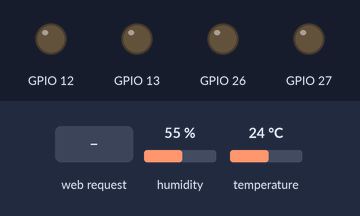
A sketch run on a simulated ESP32. On the bench: output pins drawn as LEDs (lit = HIGH). The test bench sets the inputs (shaded band); at power-on: humidity 55 %, temperature 24 °C. WiFi joins after 1.5 s; servers stay silent unless stated; what the sketch prints to the serial monitor is not drawn.

Above: at 2.7 s.
2.8 s: HTTP request GET /?acao=gpio0On received
At 3.5 s:
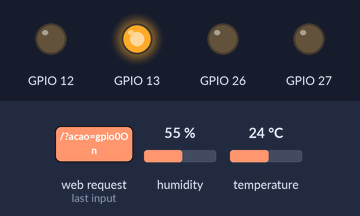
4.3 s: HTTP request GET /?acao=gpio2On received
At 5.0 s:
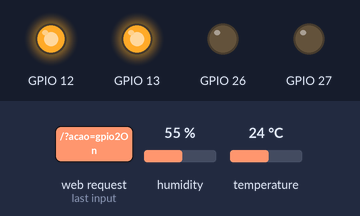
5.8 s: HTTP request GET /?acao=gpio0Off received
At 7.0 s:
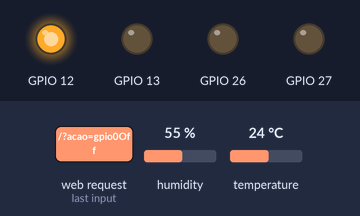
7.3 s: HTTP request GET /?acao=gpio4On received
At 8.5 s:
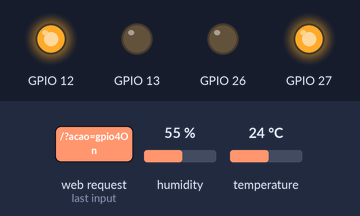
8.8 s: HTTP request GET /?acao=gpio2Off received
At 9.3 s:
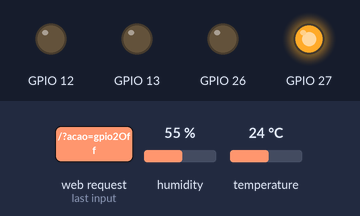
10.3 s: HTTP request GET /?acao=gpio4Off received
At 10.8 s:
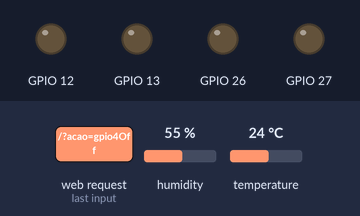
Timing chart, 0 to 12.8 s (numbered marks = the images above; inputs shaded):
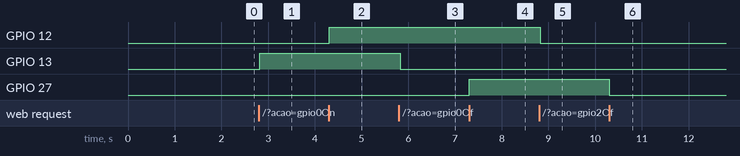

Measured:
- after the input at 2.8 s, GPIO 13: LOW → HIGH at once
- after the input at 4.3 s, GPIO 12: LOW → HIGH at once
- after the input at 5.8 s, GPIO 13: HIGH → LOW at once
- after the input at 7.3 s, GPIO 27: LOW → HIGH at once
- after the input at 8.8 s, GPIO 12: HIGH → LOW at once
- after the input at 10.3 s, GPIO 27: HIGH → LOW at once

The sketch:

ESP32_ACIONEMENTO_SEM_FIO.ino
```cpp
/*
Diego Tamiozzo
Acionamento sem fio com ESP32 utilizando HTML
Necessita estar conectado na mesma rede WIFI
Este código permite controlar quatro saídas digitais e exibir informações de
temperatura e umidade em uma página da web acessível via Wi-Fi.
Quando o cliente faz uma solicitação HTTP, o ESP32 responde com a página HTML apropriada e realiza
as ações de controle das saídas.
*/

// Bibliotecas utilizadas
#include <WiFi.h>
#include <ESPmDNS.h> // Para mDNS
#include <DHT.h>

#define DHTPIN 14    // Pino onde o sensor DHT11 está conectado
#define DHTTYPE DHT11
DHT dht(DHTPIN, DHTTYPE);

WiFiServer server(80);

void setup() {
  Serial.begin(9600);
  pinMode(13, OUTPUT);
  pinMode(12, OUTPUT);
  pinMode(27, OUTPUT);
  pinMode(26, OUTPUT);
  digitalWrite(13, LOW);
  digitalWrite(12, LOW);
  digitalWrite(27, LOW);
  digitalWrite(26, LOW);
  Serial.print("Conectando");

  WiFi.begin("REPETIDOR", "CORCEL1973"); // Incluir "rede WIFi", "Senha"

  while (WiFi.status() != WL_CONNECTED) {
    delay(100);
    Serial.print(".");
  }

  Serial.println("");
  Serial.println("Conectou");

  server.begin();

  Serial.print("Server em: ");
  Serial.println(WiFi.localIP());

  if (MDNS.begin("esp32")) {
    Serial.println("mDNS responder started");
  }

  dht.begin();  // Inicializa o sensor DHT11
}

void loop() {
  WiFiClient client = server.available();

  if (!client) {
    return;
  }

  Serial.println("Novo cliente conectou");

  while (!client.available()) {
    delay(100);
  }

  String req = client.readStringUntil('\r');
  Serial.print("Requisição: ");
  Serial.println(req);

  float humidity = dht.readHumidity();
  float temperature = dht.readTemperature();

  String dhtData = "<div id='dht-container' class='dht-container'>"
                   "<div class='dht-data'>"
                   "<p>Temperatura: <span id='temperature'>" + String(temperature, 1) + "&deg;C</span></p>"
                   "<p>Umidade: <span id='humidity'>" + String(humidity, 1) + "</span>%</p>"
                   "</div>"
                   "</div>";

  String html =
    "<html>"
    "<head>"
    "<meta name='viewport' content='width=device-width, initial-scale=1, user-scalable=no'/>"
    "<title>ESP32</title>"
    "<style>"
    "body{"
    "text-align: center;"
    "font-family: sans-serif;"
    "font-size:14px;"
    "padding: 25px;"
    "}"
    "p{"
    "color:#444;"
    "}"
    "h1{"
    "color: #1fa3ec;"
    "}"
    ".button-container{"
    "display: inline-block;"
    "margin: 10px;"
    "}"
    ".button-container p{"
    "margin-bottom: 5px;"
    "}"
    "button{"
    "outline: none;"
    "border: 2px solid #1fa3ec;"
    "border-radius:18px;"
    "background-color:#FFF;"
    "color: #1fa3ec;"
    "padding: 10px 50px;"
    "}"
    "button:active{"
    "color: #fff;"
    "background-color:#1fa3ec;"
    "}"
    ".dht-data{"
    "border: 1px solid #ccc;"
    "padding: 10px;"
    "margin-top: 20px;"
    "}"
    ".update-button {"
    "margin-top: 20px;"
    "}"
    "</style>"
    "<script>"
    "function updateDHTValues(temperature, humidity) {"
    "    document.getElementById('temperature').textContent = temperature.toFixed(1);"
    "    document.getElementById('humidity').textContent = humidity.toFixed(1);"
    "}"
    "</script>"
    "</head>"
    "<body>"
    "<h1>Acionamento sem fio</h1>"
    "<h1>Diego Tamiozzo</h1>"
    "<div class='button-container'>"
    "<p>SAIDA 01</p>"
    "<p><a href='?acao=gpio0On'><button>ON</button></a></p>"
    "<p><a href='?acao=gpio0Off'><button>OFF</button></a></p>"
    "</div>"
    "<div class='button-container'>"
    "<p>SAIDA 02</p>"
    "<p><a href='?acao=gpio2On'><button>ON</button></a></p>"
    "<p><a href='?acao=gpio2Off'><button>OFF</button></a></p>"
    "</div>"
    "<div class='button-container'>"
    "<p>SAIDA 03</p>"
    "<p><a href='?acao=gpio4On'><button>ON</button></a></p>"
    "<p><a href='?acao=gpio4Off'><button>OFF</button></a></p>"
    "</div>"
    "<div class='button-container'>"
    "<p>SAIDA 04</p>"
    "<p><a href='?acao=gpio5On'><button>ON</button></a></p>"
    "<p><a href='?acao=gpio5Off'><button>OFF</button></a></p>"
    "</div>"
    + dhtData +
    "<div class='update-button'>"
    "<button onclick='location.reload();'>Atualizar Temperatura e Umidade</button>"
    "</div>"
    "</body>"
    "</html>";

  client.print(html);
  client.flush();

  if (req.indexOf("acao=gpio0On") != -1) {
    digitalWrite(13, HIGH);
  } else if (req.indexOf("acao=gpio0Off") != -1) {
    digitalWrite(13, LOW);
  } else if (req.indexOf("acao=gpio2On") != -1) {
    digitalWrite(12, HIGH);
  } else if (req.indexOf("acao=gpio2Off") != -1) {
    digitalWrite(12, LOW);
  } else if (req.indexOf("acao=gpio4On") != -1) {
    digitalWrite(27, HIGH);
  } else if (req.indexOf("acao=gpio4Off") != -1) {
    digitalWrite(27, LOW);
  } else if (req.indexOf("acao=gpio5On") != -1) {
    digitalWrite(26, HIGH);
  } else if (req.indexOf("acao=gpio5Off") != -1) {
    digitalWrite(26, LOW);
    client.stop();
    Serial.println("Cliente desconectado");
  }
}
```
